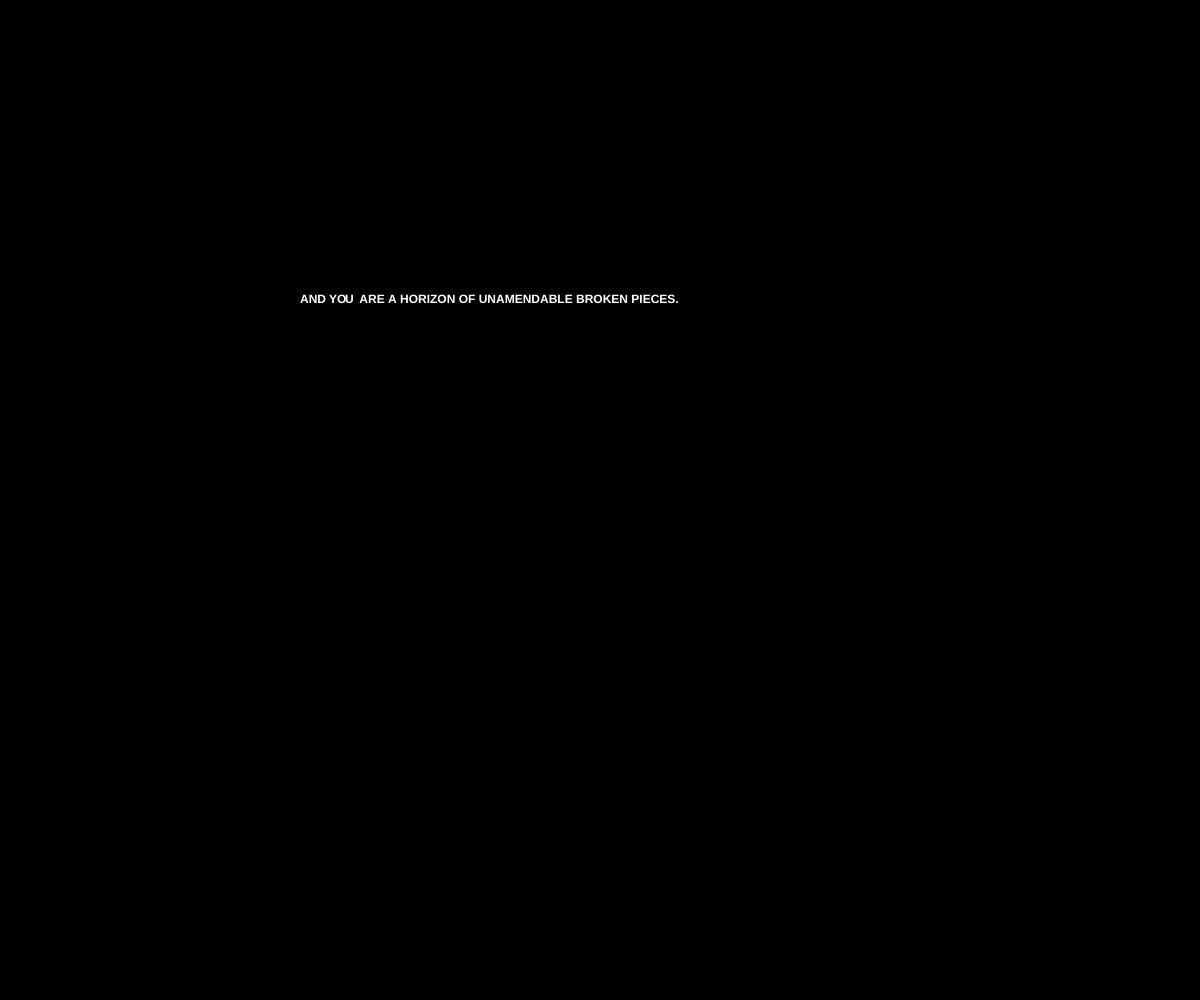
Frame 1 (no input)
Frame 60 (no input): identical to frame 1, image omitted
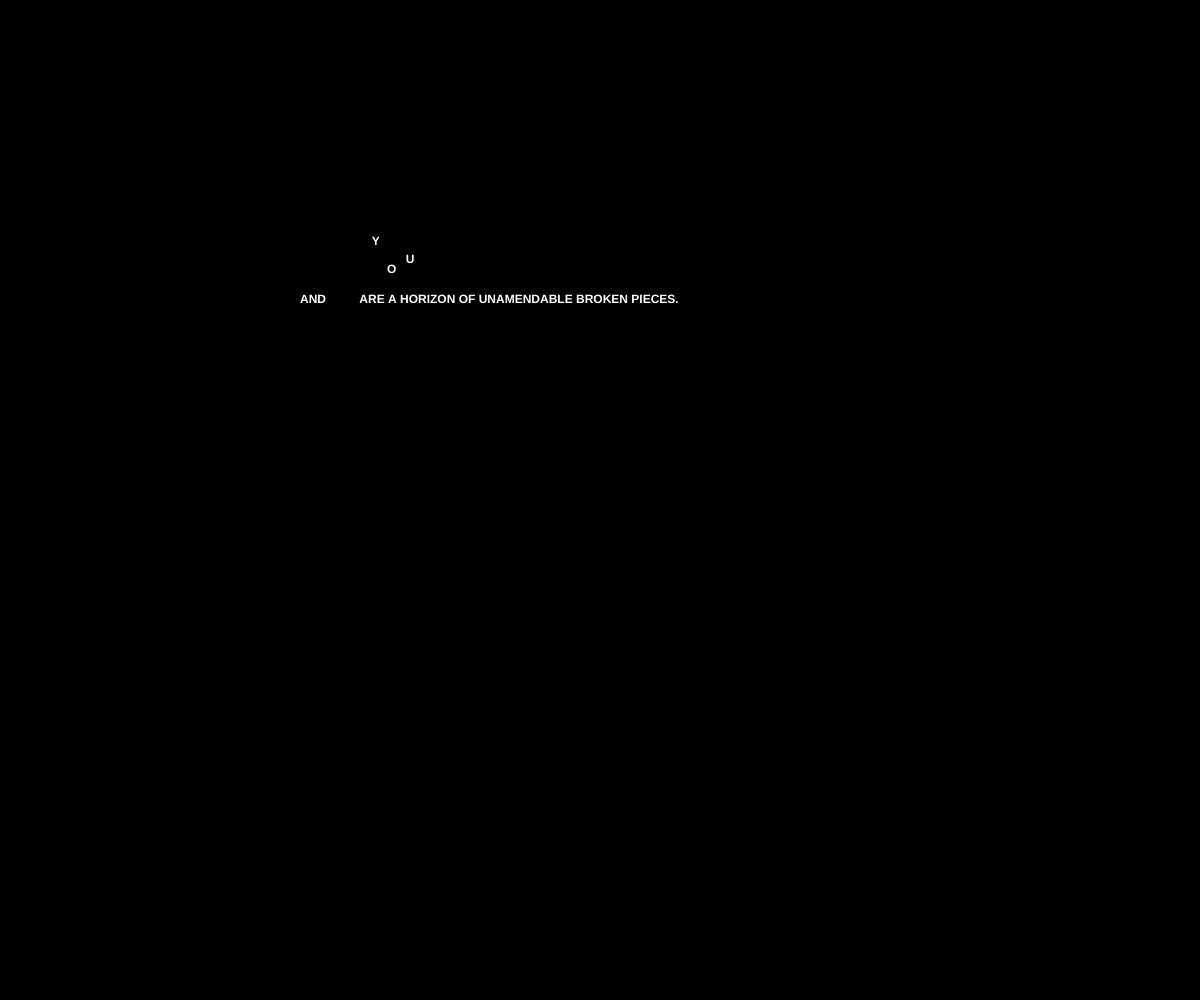
Frame 120 (the mouse pressed at the canvas centre since frame 60)

The p5.js sketch that drew these frames (run headless with seeded random() and noise() and a simulated clock; from frame 60 on, the mouse is pressed at the canvas centre):

// p5.js sketch
// ── sketch.js

let x= 329
let y= 300
let a= 337
let b=300
let c= 345
let d=300


function setup() {
	createCanvas(window.innerWidth, window.innerHeight)

}


function draw() {
	createCanvas(window.innerWidth, window.innerHeight)
	background(0)
	textAlign(LEFT,CENTER)
	fill(255)
	textStyle(BOLD)
	text("AND 			 	ARE A HORIZON OF UNAMENDABLE BROKEN PIECES.", 300,300,width/1.5)
	text("Y",x,y)
	text("O",a,b)
	text("U",c,d)

	//frameRate(30)

}


function mousePressed(){

x=x+random(-100,100)
y=y+random(-100,100)
a=a+random(-100,100)
b=b+random(-100,100)
c=c+random(-100,100)
d=d+random(-100,100)

}
